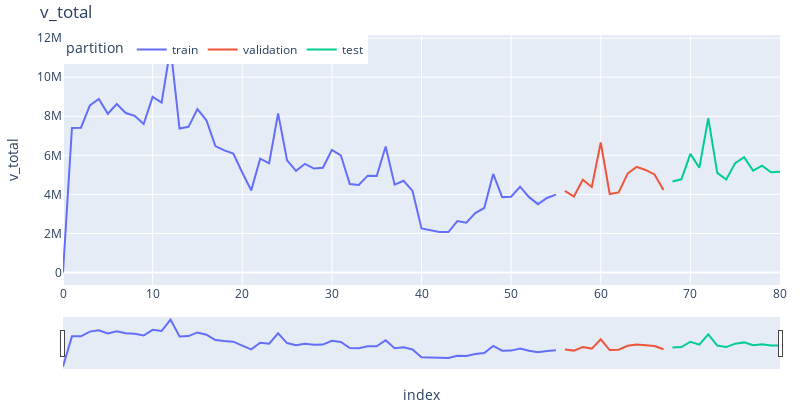

The notebook cell saved with this chart:
### Code cell
df.loc[:end_train, 'partition'] = 'train'
df.loc[end_train:end_validation, 'partition'] = 'validation'
df.loc[end_validation:, 'partition'] = 'test'

fig = px.line(
    data_frame = df.reset_index(),
    #x      = 'mes',
    y      = serie,
    color  = 'partition',
    title  = serie,
    width  = 800,
    height = 450
)
fig.update_layout(
    width  = 800,
    height = 400,
    margin=dict(l=20, r=20, t=35, b=20),
    legend=dict(
        orientation="h",
        yanchor="top",
        y=1,
        xanchor="left",
        x=0.001
    )
)
fig.update_xaxes(rangeslider_visible=True)
fig.show()
data=df.drop(columns='partition')
data.reset_index(drop=False, inplace=True)

### Figure 1 — Plotly figure (JSON) as saved in the notebook; plotly's stock layout.template omitted (floating-point values rounded to 4 significant figures)
{"data": [{"hovertemplate": "partition=train<br>index=%{x}<br>v_total=%{y}<extra></extra>", "legendgroup": "train", "line": {"color": "#636efa", "dash": "solid"}, "marker": {"symbol": "circle"}, "mode": "lines", "name": "train", "orientation": "v", "showlegend": true, "type": "scatter", "x": [0, 1, 2, 3, 4, 5, 6, 7, 8, 9, 10, 11, 12, 13, 14, 15, 16, 17, 18, 19, 20, 21, 22, 23, 24, 25, 26, 27, 28, 29, 30, 31, 32, 33, 34, 35, 36, 37, 38, 39, 40, 41, 42, 43, 44, 45, 46, 47, 48, 49, 50, 51, 52, 53, 54, 55], "xaxis": "x", "y": [0, 7401000.0, 7413000.0, 8561000.0, 8884000.0, 8130000.0, 8629000.0, 8168000.0, 8026000.0, 7603000.0, 8992000.0, 8703000.0, 11520000.0, 7371000.0, 7458000.0, 8364000.0, 7796000.0, 6473000.0, 6256000.0, 6090000.0, 5121000.0, 4206000.0, 5832000.0, 5593000.0, 8151000.0, 5740000.0, 5207000.0, 5565000.0, 5321000.0, 5364000.0, 6283000.0, 6001000.0, 4531000.0, 4481000.0, 4958000.0, 4944000.0, 6451000.0, 4498000.0, 4698000.0, 4177000.0, 2253000.0, 2166000.0, 2077000.0, 2071000.0, 2637000.0, 2552000.0, 3046000.0, 3304000.0, 5049000.0, 3861000.0, 3884000.0, 4393000.0, 3858000.0, 3501000.0, 3814000.0, 3987000.0], "yaxis": "y"}, {"hovertemplate": "partition=validation<br>index=%{x}<br>v_total=%{y}<extra></extra>", "legendgroup": "validation", "line": {"color": "#EF553B", "dash": "solid"}, "marker": {"symbol": "circle"}, "mode": "lines", "name": "validation", "orientation": "v", "showlegend": true, "type": "scatter", "x": [56, 57, 58, 59, 60, 61, 62, 63, 64, 65, 66, 67], "xaxis": "x", "y": [4176000.0, 3888000.0, 4750000.0, 4380000.0, 6659000.0, 4020000.0, 4099000.0, 5066000.0, 5409000.0, 5252000.0, 5022000.0, 4228000.0], "yaxis": "y"}, {"hovertemplate": "partition=test<br>index=%{x}<br>v_total=%{y}<extra></extra>", "legendgroup": "test", "line": {"color": "#00cc96", "dash": "solid"}, "marker": {"symbol": "circle"}, "mode": "lines", "name": "test", "orientation": "v", "showlegend": true, "type": "scatter", "x": [68, 69, 70, 71, 72, 73, 74, 75, 76, 77, 78, 79, 80], "xaxis": "x", "y": [4665000.0, 4771000.0, 6076000.0, 5364000.0, 7902000.0, 5104000.0, 4760000.0, 5602000.0, 5910000.0, 5211000.0, 5474000.0, 5129000.0, 5154000.0], "yaxis": "y"}], "layout": {"height": 400, "legend": {"orientation": "h", "title": {"text": "partition"}, "tracegroupgap": 0, "x": 0.001, "xanchor": "left", "y": 1, "yanchor": "top"}, "margin": {"b": 20, "l": 20, "r": 20, "t": 35}, "title": {"text": "v_total"}, "width": 800, "xaxis": {"anchor": "y", "domain": [0, 1], "rangeslider": {"visible": true}, "title": {"text": "index"}}, "yaxis": {"anchor": "x", "domain": [0, 1], "title": {"text": "v_total"}}}}
